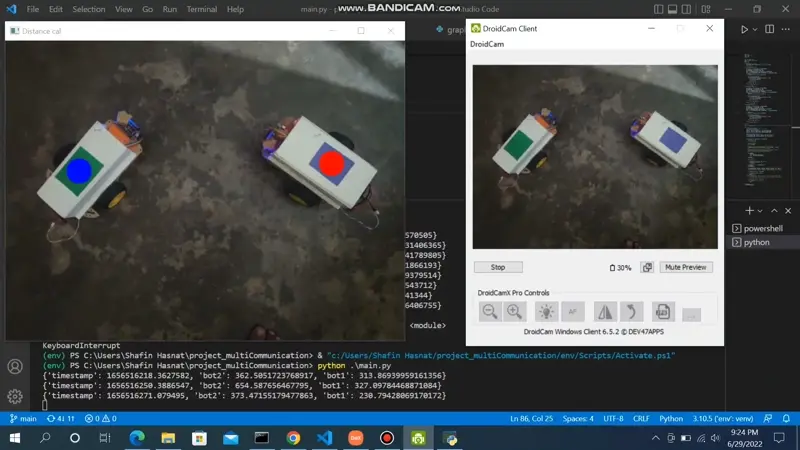
#> input picture visuals.webp, 800 x 450 px, given in place of the camera
$ python trackbar.py
#> lines starting #> are read from the running program, lines starting #| are printed output that depends on the picture; after the words box and inside, x2 and y2 are one past the last pixel; in counts of white or black regions, pixels touching at a corner belong together
import cv2
import numpy as np

def nothing(x):
    pass

cap = cv2.VideoCapture(1)
cv2.namedWindow("Trackbars")

cv2.createTrackbar("L - H", "Trackbars", 0, 179, nothing)
#> slider 'L - H' is set to 35
cv2.createTrackbar("L - S", "Trackbars", 0, 255, nothing)
#> slider 'L - S' is set to 51
cv2.createTrackbar("L - V", "Trackbars", 0, 255, nothing)
#> slider 'L - V' is set to 51
cv2.createTrackbar("U - H", "Trackbars", 179, 179, nothing)
cv2.createTrackbar("U - S", "Trackbars", 255, 255, nothing)
cv2.createTrackbar("U - V", "Trackbars", 255, 255, nothing)

while True:
    _, frame = cap.read()
#> frame is the input picture: shape (450, 800, 3); mean B, G, R 82, 81, 77.1
    hsv = cv2.cvtColor(frame, cv2.COLOR_BGR2HSV)
#> hsv: shape (450, 800, 3); mean H, S, V 40.7, 42, 87.2

    l_h = cv2.getTrackbarPos("L - H", "Trackbars")
    l_s = cv2.getTrackbarPos("L - S", "Trackbars")
    l_v = cv2.getTrackbarPos("L - V", "Trackbars")
    u_h = cv2.getTrackbarPos("U - H", "Trackbars")
    u_s = cv2.getTrackbarPos("U - S", "Trackbars")
    u_v = cv2.getTrackbarPos("U - V", "Trackbars")

    lower_blue = np.array([l_h, l_s, l_v])
    upper_blue = np.array([u_h, u_s, u_v])
    mask = cv2.inRange(hsv, lower_blue, upper_blue)
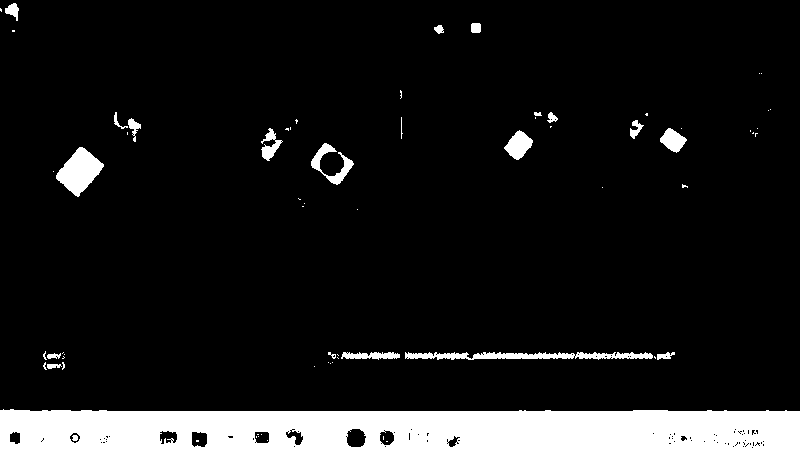
#> mask: shape (450, 800); 9.9% white; 69 white regions (47 under 20 px), largest, box (x1, y1, x2, y2) and area: (0, 409, 800, 450) 29869, (56, 147, 104, 197) 1313, (405, 352, 653, 360) 1311

    result = cv2.bitwise_and(frame, frame, mask=mask)
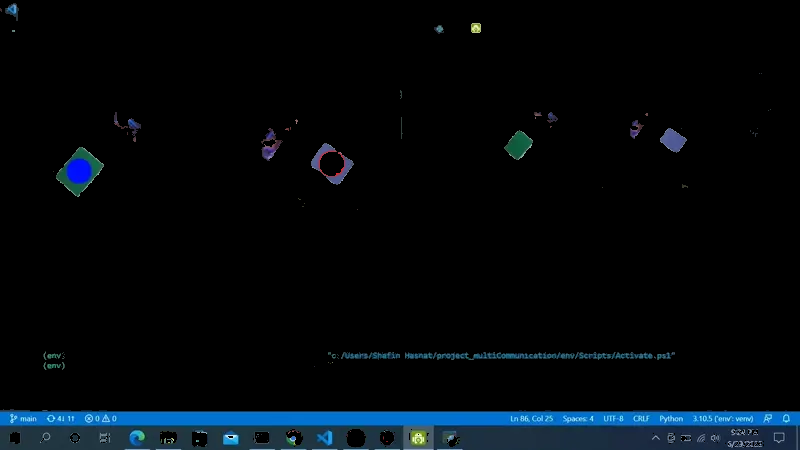
#> result: shape (450, 800, 3); mean B, G, R 11.9, 7.9, 3

    cv2.imshow("frame", frame)
    cv2.imshow("mask", mask)
    cv2.imshow("result", result)

    key = cv2.waitKey(1)
#> (key Esc is pressed here)
    if key == 27:
        break

cap.release()
cv2.destroyAllWindows()
